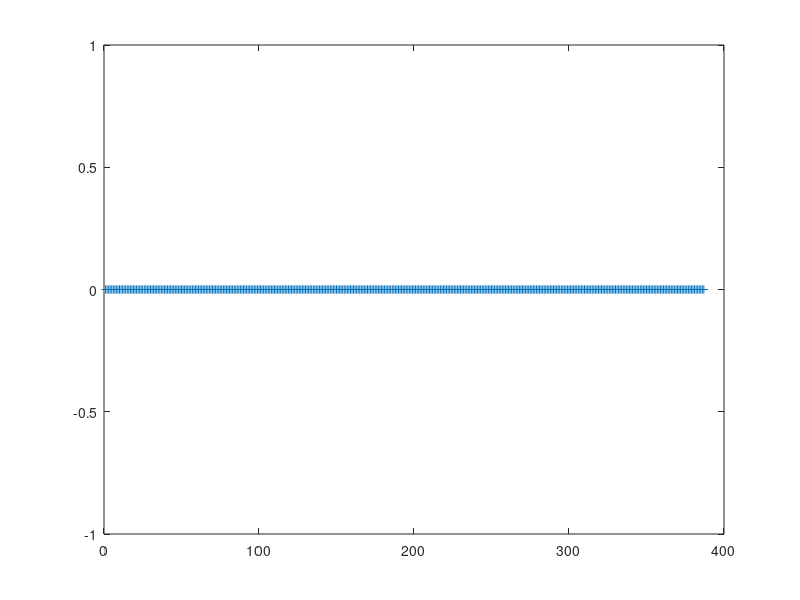

Write the MATLAB code that produced this figure. (Note: this script raises an error after producing the figure.)
%% monthly, 18 years x 12 months/year = 216
%% monthly, 19 years x 12 months/year = 228

addpath /home/sergio/MATLABCODE/
addpath /home/sergio/MATLABCODE/PLOTTER
addpath /home/sergio/MATLABCODE/TIME
addpath /home/sergio/MATLABCODE/
addpath /home/sergio/MATLABCODE/COLORMAP
addpath /home/sergio/MATLABCODE/COLORMAP/LLS
addpath /home/sergio/MATLABCODE/oem_pkg_run_sergio_AuxJacs/StrowCodeforTrendsAndAnomalies/
addpath /home/sergio/MATLABCODE/CONVERT_GAS_UNITS/Strow_humidity/convert_humidity/
addpath /home/sergio/MATLABCODE/CONVERT_GAS_UNITS/IDL_WV_ROUTINES/atmos_phys/MATLAB/

if ~exist('iDorA')
  iDorA = -1; %% asc
  iDorA = +1; %% desc
end

clear iaFound
iaMax = 365/16*17;
iaMax = 365/16*18; iaMax = 412; iaMax = 387;   %% so we only do 17 years that we do have ERA for .....

for ii = 1 : iaMax
  if iDorA > 0
    fin = ['/asl/s1/sergio/MakeAvgObsStats2002_2020_startSept2002_v3/TimeSeries/ERA/Tile_Center/DESC/era_tile_center_timestep_' num2str(ii,'%03d') '.mat'];
  else
    fin = ['/asl/s1/sergio/MakeAvgObsStats2002_2020_startSept2002_v3/TimeSeries/ERA/Tile_Center/ASC/era_tile_center_timestep_' num2str(ii,'%03d') '.mat'];
  end
  if exist(fin)
    iaFound(ii) = 1;
  else
    iaFound(ii) = 0;
  end
end
[sum(iaFound) length(iaFound)]
plot(1:iaMax,iaFound,'+-')

disp('mat files made by /home/sergio/MATLABCODE/RTPMAKE/CLUST_RTPMAKE/CLUSTMAKE_ERA/clust_loop_make16day_tile_center.m')
disp('mat files made by /home/sergio/MATLABCODE/RTPMAKE/CLUST_RTPMAKE/CLUSTMAKE_ERA/clust_loop_make16day_tile_center.m')
disp('mat files made by /home/sergio/MATLABCODE/RTPMAKE/CLUST_RTPMAKE/CLUSTMAKE_ERA/clust_loop_make16day_tile_center.m')

for ii = 1 : iaMax
  clear a
  if iDorA > 0
    fin = ['/asl/s1/sergio/MakeAvgObsStats2002_2020_startSept2002_v3/TimeSeries/ERA/Tile_Center/DESC/era_tile_center_timestep_' num2str(ii,'%03d') '.mat'];
  else
    fin = ['/asl/s1/sergio/MakeAvgObsStats2002_2020_startSept2002_v3/TimeSeries/ERA/Tile_Center/ASC/era_tile_center_timestep_' num2str(ii,'%03d') '.mat'];
  end
  if exist(fin)
    if mod(ii,100) == 0
      fprintf(1,'+ \n')
    elseif mod(ii,10) == 0
      fprintf(1,'x')
    else
      fprintf(1,'.')
    end
    iaFound(ii) = 1;

    a = load(fin);
    %a.pnew_ip.rh = convert_humidity(a.pnew_ip.plevs*100,a.pnew_ip.ptemp,a.pnew_ip.gas_1,'mixing ratio','relative humidity');
    a.pnew_ip.rh = convert_humidity(a.pnew_ip.plevs*100,a.pnew_ip.ptemp,a.pnew_ip.gas_1,'specific humidity','relative humidity');

    %all.yy(ii) = a.thedateS(1);
    %all.mm(ii) = a.thedateS(2);
    %all.dd(ii) = a.thedateS(3);
    all.yy(ii) = a.yyM;
    all.mm(ii) = a.mmM;
    all.dd(ii) = a.ddM;
    [mmm,nnn] = size(a.pnew_op.gas_1);
    if nnn ~= 4608    
      fprintf(1,'OHOH %3i file %s has %5i profiles ... augmenting with NaNs \n',ii,fin,nnn)
      a.pnew_ip.ptemp(:,nnn+1:4608) = NaN;
      a.pnew_ip.rh_levs(:,nnn+1:4608) = NaN;
      a.pnew_ip.plevs(:,nnn+1:4608)   = NaN;
      a.pnew_op.gas_1(:,nnn+1:4608) = NaN;
      a.pnew_op.gas_3(:,nnn+1:4608) = NaN;
      a.pnew_op.ptemp(:,nnn+1:4608) = NaN;
      a.pnew_op.stemp(nnn+1:4608) = NaN;
      a.pnew_op.mmw(nnn+1:4608) = NaN;
      a.pnew_op.nlevs(nnn+1:4608) = NaN;
      a.pnew_op.RH(:,nnn+1:4608) = NaN;
      a.pnew_op.TwSurf(nnn+1:4608) = NaN;
      a.pnew_op.RHSurf(nnn+1:4608) = NaN;
    elseif ~isfield(all,'rlon')
      all.rlon = a.pnew_op.rlon;
      all.rlat = a.pnew_op.rlat;
    end
    all.nwp_ptemp(ii,:,:) = a.pnew_ip.ptemp;
    all.nwp_rh(ii,:,:)    = a.pnew_ip.rh;
    all.nwp_plevs(ii,:,:) = a.pnew_ip.plevs;
    all.gas_1(ii,:,:) = a.pnew_op.gas_1;
    all.gas_3(ii,:,:) = a.pnew_op.gas_3;
    all.ptemp(ii,:,:) = a.pnew_op.ptemp;
    all.stemp(ii,:)   = a.pnew_op.stemp;
    all.mmw(ii,:)     = a.pnew_op.mmw;
    all.nlays(ii,:)   = a.pnew_op.nlevs-1;
    all.RH(ii,:,:)    = a.pnew_op.RH;
    all.TwSurf(ii,:)  = a.pnew_op.TwSurf;
    all.RHSurf(ii,:)  = a.pnew_op.RHSurf;
  else
    iaFound(ii) = 0;
  end
end
fprintf(1,'\n');

monitor_memory_whos

comment = 'see driver_computeERA_16day_trends.m';
if iDorA > 0
  save -v7.3 ERA_atm_data_2002_09_to_2019_08_16day_desc.mat comment all
else
  save -v7.3 ERA_atm_data_2002_09_to_2019_08_16day_asc.mat comment all
end

%% point ii=412 may be a little crazy, not enough ERA files
ii = 200;
  if iDorA > 0
    fin = ['/asl/s1/sergio/MakeAvgObsStats2002_2020_startSept2002_v3/TimeSeries/ERA/Tile_Center/DESC/era_tile_center_timestep_' num2str(ii,'%03d') '.mat'];
  else
    fin = ['/asl/s1/sergio/MakeAvgObsStats2002_2020_startSept2002_v3/TimeSeries/ERA/Tile_Center/ASC/era_tile_center_timestep_' num2str(ii,'%03d') '.mat'];
  end
    a = load(fin);

figure(1); scatter_coast(all.rlon,all.rlat,40,nanmean(all.stemp,1)); colormap(jet); title('ERA 2002/02-2019/08 mean stemp')
figure(2); scatter_coast(all.rlon,all.rlat,40,nanmean(all.RHSurf,1)); colormap(jet); title('ERA 2002/02-2019/08 mean RHsurf')
figure(3); scatter_coast(all.rlon,all.rlat,40,nanmean(all.TwSurf,1)); colormap(jet); title('ERA 2002/02-2019/08 mean TWSurf')
figure(4); scatter_coast(all.rlon,all.rlat,40,nanmean(all.mmw,1)); colormap(jet); title('ERA 2002/02-2019/08 mean mmw')

%figure(5); scatter_coast(a.pnew_op.rlon,a.pnew_op.rlat,40,a.pnew_op.stemp); colormap(jet); title('ERA 2002/02-2019/08 mean stemp')
%figure(6); scatter_coast(a.pnew_op.rlon,a.pnew_op.rlat,40,a.pnew_op.RHSurf); colormap(jet); title('ERA 2002/02-2019/08 mean RHsurf')
%figure(7); scatter_coast(a.pnew_op.rlon,a.pnew_op.rlat,40,a.pnew_op.TwSurf); colormap(jet); title('ERA 2002/02-2019/08 mean TWSurf')
%figure(8); scatter_coast(a.pnew_op.rlon,a.pnew_op.rlat,40,a.pnew_op.mmw); colormap(jet); title('ERA 2002/02-2019/08 mean mmw')

plevs = load('/home/sergio/MATLABCODE/airslevels.dat');
pN = plevs(1:end-1)-plevs(2:end);
pD = log(plevs(1:end-1)./plevs(2:end));
plays = flipud(pN./pD);

load /home/sergio/MATLABCODE/oem_pkg_run_sergio_AuxJacs/TILES_TILES_TILES_MakeAvgCldProfs2002_2020/Code_For_HowardObs_TimeSeries/latB64.mat
rlat65 = latB2; rlon73 = -180 : 5 : +180;
rlon = -180 : 5 : +180;  rlat = latB2;
rlon = 0.5*(rlon(1:end-1)+rlon(2:end));
rlat = 0.5*(rlat(1:end-1)+rlat(2:end));

figure(9); junk = reshape(a.pnew_op.ptemp,101,72,64); junk = squeeze(nanmean(junk,2)); junk = junk(1:100,:); pcolor(rlat,plays,junk);
  caxis([200 300]); colormap(jet); set(gca,'ydir','reverse'); set(gca,'yscale','log'); shading flat; ylim([10 1000]); colorbar; colormap jet
  title('Mean T')
figure(10); junk = reshape(a.pnew_op.RH,100,72,64); junk = squeeze(nanmean(junk,2)); junk = junk(1:100,:); pcolor(rlat,plays,junk);
  caxis([00 100]); colormap(jet); set(gca,'ydir','reverse'); set(gca,'yscale','log'); shading flat; ylim([100 1000]); colorbar; colormap jet
  title('Mean RH')

%error('all data loaded')
pause(0.1)

%%%%%%%%%%%%%%%%%%%%%%%%%%%%%%%%%%%%%%%%%%%%%%%%%%%%%%%%%%%%%%%%%%%%%%%%
dayOFtime = change2days(all.yy,all.mm,all.dd,2002);

computeERA5_surface_trends

figure(1); scatter_coast(all.rlon,all.rlat,40,nanmean(trend_stemp,1)); title('ERA 2002/09-2019/08 trend  stemp K/yr');    caxis([-0.2 +0.2]); colormap(usa2);
figure(2); scatter_coast(all.rlon,all.rlat,40,nanmean(trend_RHSurf,1)); title('ERA 2002/09-2019/08 trend  RHsurf pc/yr'); caxis([-0.4 +0.4]); colormap(usa2);
figure(3); scatter_coast(all.rlon,all.rlat,40,nanmean(trend_TwSurf,1)); title('ERA 2002/09-2019/08 trend  TWSurf K/yr');  caxis([-0.2 +0.2]); colormap(usa2);
figure(4); scatter_coast(all.rlon,all.rlat,40,nanmean(trend_mmw,1)); title('ERA 2002/09-2019/08 trend  colwater mm/yr');  caxis([-0.2 +0.2]); colormap(usa2);

figure(1); scatter_coast(all.rlon,all.rlat,40,nanmean(trend_stemp,1)); title('ERA 2002/09-2019/08 trend  stemp K/yr');    caxis([-0.1 +0.1]); colormap(usa2);
figure(2); scatter_coast(all.rlon,all.rlat,40,nanmean(trend_RHSurf,1)); title('ERA 2002/09-2019/08 trend  RHsurf pc/yr'); caxis([-0.4 +0.4]); colormap(usa2);
figure(3); scatter_coast(all.rlon,all.rlat,40,nanmean(trend_TwSurf,1)); title('ERA 2002/09-2019/08 trend  TWSurf K/yr');  caxis([-0.1 +0.1]); colormap(usa2);
figure(4); scatter_coast(all.rlon,all.rlat,40,nanmean(trend_mmw,1)); title('ERA 2002/09-2019/08 trend  colwater mm/yr');  caxis([-0.2 +0.2]); colormap(usa2);
pause(0.1);

%%%%%%%%%%%%%%%%%%%%%%%%%%%%%%%%%%%%%%%%%%%%%%%%%%%%%%%%%%%%%%%%%%%%%%%%

computeERA5_atmos_trends

if isfield(all,'nwp_plevs')
  trend_nwp_plevs_mean = squeeze(nanmean(all.nwp_plevs,1));
end

trend_plays = flipud(pN./pD);

trend_rlat = all.rlat;
trend_rlon = all.rlon;
trend_rlat64 = rlat; trend_rlon72 = rlon;

if iDorA > 0
  save -v7.3 ERA_atm_data_2002_09_to_2019_08_16day_trends_desc.mat comment trend*
else
  save -v7.3 ERA_atm_data_2002_09_to_2019_08_16day_trends_asc.mat comment trend*
end

load('llsmap5.mat');
figure(1); junk = reshape(trend_ptemp,100,72,64); junk = squeeze(nanmean(junk,2)); 
  pcolor(trend_rlat64,trend_plays,junk); title('ERA trend ptemp K/yr');  caxis([-0.15 +0.15]); colormap(llsmap5); set(gca,'ydir','reverse'); set(gca,'yscale','log'); shading interp; ylim([10 1000]); colorbar
figure(2); junk = reshape(trend_RH,100,72,64); junk = squeeze(nanmean(junk,2)); 
  pcolor(trend_rlat64,trend_plays,junk); title('ERA trend RH percent/yr');  caxis([-0.25 +0.25]); colormap(llsmap5); set(gca,'ydir','reverse'); set(gca,'yscale','log'); shading interp; ylim([10 1000]); colorbar

figure(3); junk = squeeze(nanmean(all.ptemp,1)); junk = junk(1:100,:); junk = reshape(junk,100,72,64); junk = squeeze(nanmean(junk,2)); 
  pcolor(trend_rlat64,trend_plays,junk); title('ERA mean ptemp K');  caxis([200 300]); colormap(jet); set(gca,'ydir','reverse'); set(gca,'yscale','log'); shading flat; ylim([10 1000]); colorbar
figure(4); junk = squeeze(nanmean(all.RH,1)); junk = junk(1:100,:); junk = reshape(junk,100,72,64); junk = squeeze(nanmean(junk,2)); 
  pcolor(trend_rlat64,trend_plays,junk); title('ERA mean RH percent');  caxis([0 100]); colormap(jet); set(gca,'ydir','reverse'); set(gca,'yscale','log'); shading flat; ylim([100 1000]); colorbar

